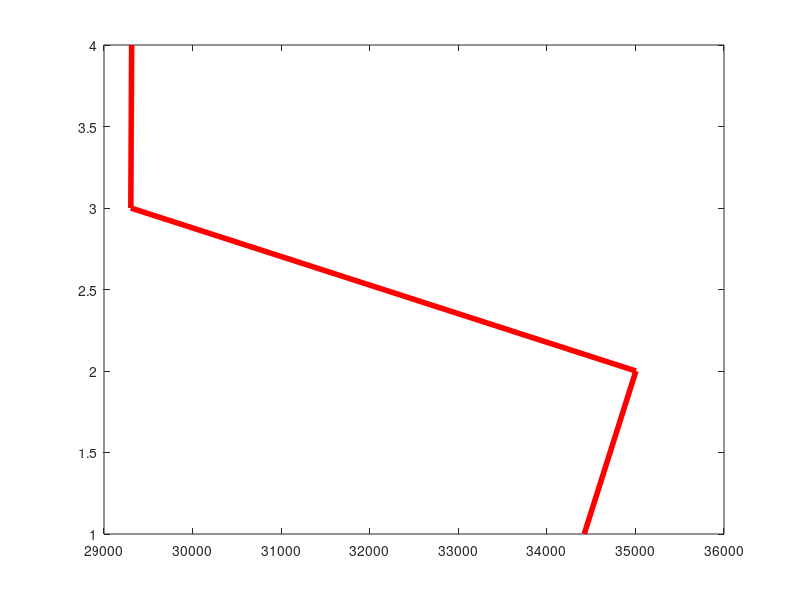

The MATLAB source for this figure: (Note: this script raises an error after producing the figure.)
%%
% l2?????
%%
clear all;
close all;

NN =100;
x = 10 *rand(NN,1)-5;
y = 5*x.^3 - x.^2 + x +150*randn(size(x));

K=10;
orders = [1 2 3 4];

sizes = repmat(floor(NN/K),1,K); % 
sizes(end) = sizes(end) + 100 -sum(sizes);
csizes = [0 cumsum(sizes)];

for i = 1:length(orders)
    X = [];
    for k = 0:orders(i)
        X = [X x.^k];
    end
    
    for fold = 1:K
        foldx= X(csizes(fold)+1:csizes(fold+1),:);
        trainx = X;
        trainx(csizes(fold)+1:csizes(fold+1),:)=[];
        
        foldy = y(csizes(fold)+1:csizes(fold+1),:);
        trainy = y;
        trainy(csizes(fold)+1:csizes(fold+1),:)=[];
        
        nx =size(trainx);
        N = nx(2); % ???????
        w = inv(trainx'*trainx + 0.1* N *eye(size(trainx,2)))*trainx'* trainy;
        
        % ????? eye( size(trainx,2) )
        
        loss(fold,i) = mean((foldx*w-foldy).^2);
    end
end

figure(1);hold off

plot(mean(loss,1),1:length(orders),'r','linewidth',4)
xlabel('$x$','model order')
ylabel('loss');
title('k-fold loss')
%hold on 
%scatter(1:2,mean(loss(1:2,:),2),'b','linewidth',4);